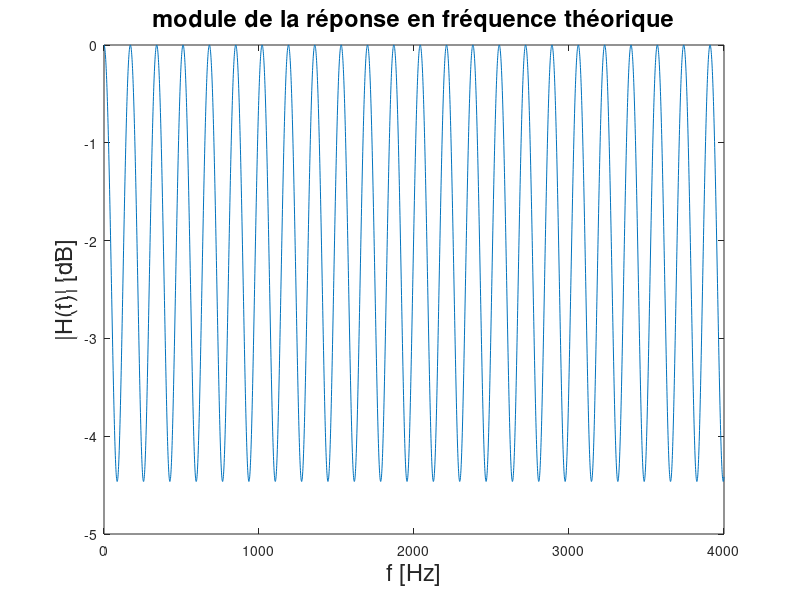

MATLAB code for this plot:
clc; clear all; close all hidden;

alpha_r = 0.1;
alpha_d = 0.9;
d_m = 1; %m
d_d = 0; %m
v = 340; %m/s

tau_d = d_d/v;
tau_r = tau_d + 2*d_m/v;
delta_tau = tau_r - tau_d;

transfertFunction = @(f) alpha_r*exp(1i*2*pi*f*tau_r) + alpha_d*exp(1i*2*pi*f*tau_d);
transfertFunctionNorm = @(f) sqrt(alpha_r^2 + alpha_d^2 + 2*alpha_r*alpha_d*cos(2*pi*f*delta_tau));
figure;
f = linspace(0, 4000,4000);
plot(f, 20*log(abs(transfertFunctionNorm(f))));

xlabel('f [Hz]', 'FontSize', 17);
ylabel('|H(f)| [dB]', 'FontSize', 17);
title('module de la réponse en fréquence théorique', 'FontSize', 17);
